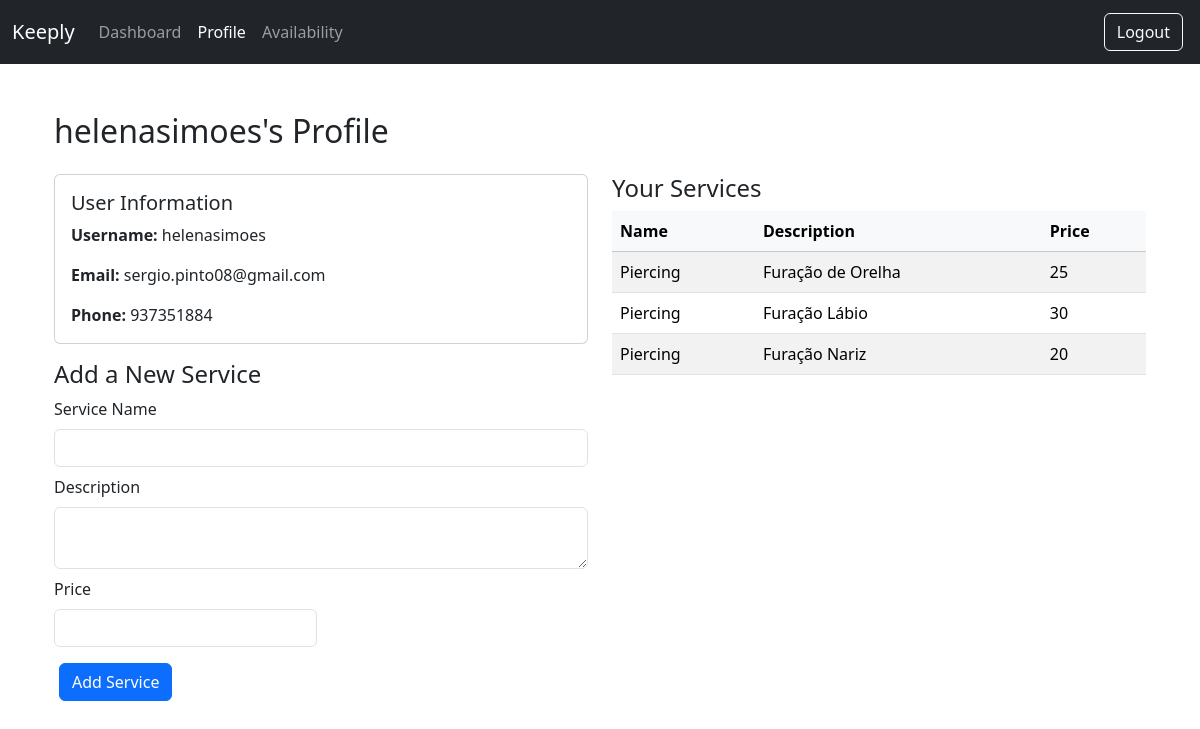
Screenshot of /profile (signed in) with the database file from the repository.
### tables this page shows
CREATE TABLE users (
    id INTEGER PRIMARY KEY AUTOINCREMENT,
    username TEXT NOT NULL UNIQUE,
    pwd_hash TEXT NOT NULL,
    email TEXT NOT NULL UNIQUE,
    phone TEXT NOT NULL
);

CREATE TABLE services (
    id INTEGER PRIMARY KEY AUTOINCREMENT,
    user_id INTEGER NOT NULL,	
    name TEXT NOT NULL,
    description TEXT NOT NULL,
    price INTEGER NOT NULL,
    FOREIGN KEY (user_id) REFERENCES users(id) ON DELETE CASCADE
);

### app.py (the view, shortened to what this page needs)
@app.route("/profile", methods=["GET", "POST"])
@login_required
def profile():
    user_id = session["user_id"]
    rows = db.execute("SELECT username, email, phone FROM users WHERE id = ?", user_id)
    if not rows:
        return "User not Found", 404
    user_info = rows[0]
    services = db.execute("SELECT id, name, description, price FROM services WHERE user_id = ?", user_id)
    return render_template("profile.html", user=user_info, services=services)

### app.py (called while the page is built)
@app.after_request
def after_request(response):
    response.headers['Cache-Control'] = 'no-cache, no-store, must-revalidate'
    response.headers['Pragma'] = 'no-cache'
    response.headers['Expires'] = '0'
    return response

### helper.py (called while the page is built)
def login_required(f):
    @wraps(f)
    def decorated_function(*args, **kwargs):
        if session.get("user_id") is None:
            return redirect("/login")
        return f(*args, **kwargs)
    return decorated_function

### templates/profile.html (shortened to what this page needs)
{% extends "layout.html" %}
{% block main %}
<div class="profile-container container">
    <div class="row">
        <div class="col-12 mb-3">
            <h2>{{ user.username }}'s Profile</h2>
        </div>
        <div class="col-12 col-md-6">
            <div class="card mb-3">
                <div class="card-body">
                    <h5 class="card-title">User Information</h5>
                    <p class="card-text"><strong>Username:</strong> {{ user.username }}</p>
                    <p class="card-text"><strong>Email:</strong> {{ user.email }}</p>
                    <p class="card-text"><strong>Phone:</strong> {{ user.phone }}</p>
                </div>
            </div>
            <h4 class="mt-3">Add a New Service</h4>
            <form method="POST" class="row g-2">
                <div class="col-12">
                    <label for="name" class="form-label">Service Name</label>
                    <input class="form-control" type="text" name="name" required>
                </div>
                <div class="col-12">
                    <label for="description" class="form-label">Description</label>
                    <textarea class="form-control" name="description"></textarea>
                </div>
                <div class="col-6">
                    <label for="price" class="form-label">Price</label>
                    <input class="form-control" type="number" name="price" required>
                </div>
                <div class="col-12">
                    <button class="btn btn-primary mt-2" type="submit">Add Service</button>
                </div>
            </form>
        </div>
        <div class="col-12 col-md-6">
            <h4>Your Services</h4>
            <div class="table-responsive table-container">
                <table class="table table-striped table-hover mb-0">
                    <thead class="table-light">
                        <tr>
                            <th>Name</th>
                            <th>Description</th>
                            <th>Price</th>
                        </tr>
                    </thead>
                    <tbody>
                        {% for service in services %}
                        <tr>
                            <td>{{ service.name }}</td>
                            <td>{{ service.description }}</td>
                            <td>{{ service.price }}</td>
                        </tr>
                        {% else %}
                        <tr><td colspan="3">No services added yet.</td></tr>
                        {% endfor %}
                    </tbody>
                </table>
            </div>
        </div>
    </div>
</div>
{% endblock %}

### static/stylesheet.css (style rules this page uses)
button { margin: 5px; padding: 8px 12px; }
.table-container { max-height: 50vh; overflow: auto; }

### rows the page displays
users: username "helenasimoes", email "sergio.pinto08@gmail.com", phone "937351884"
services: name "Piercing", description "Furação de Orelha", price "25"
services: name "Piercing", description "Furação Lábio", price "30"
services: name "Piercing", description "Furação Nariz", price "20"
